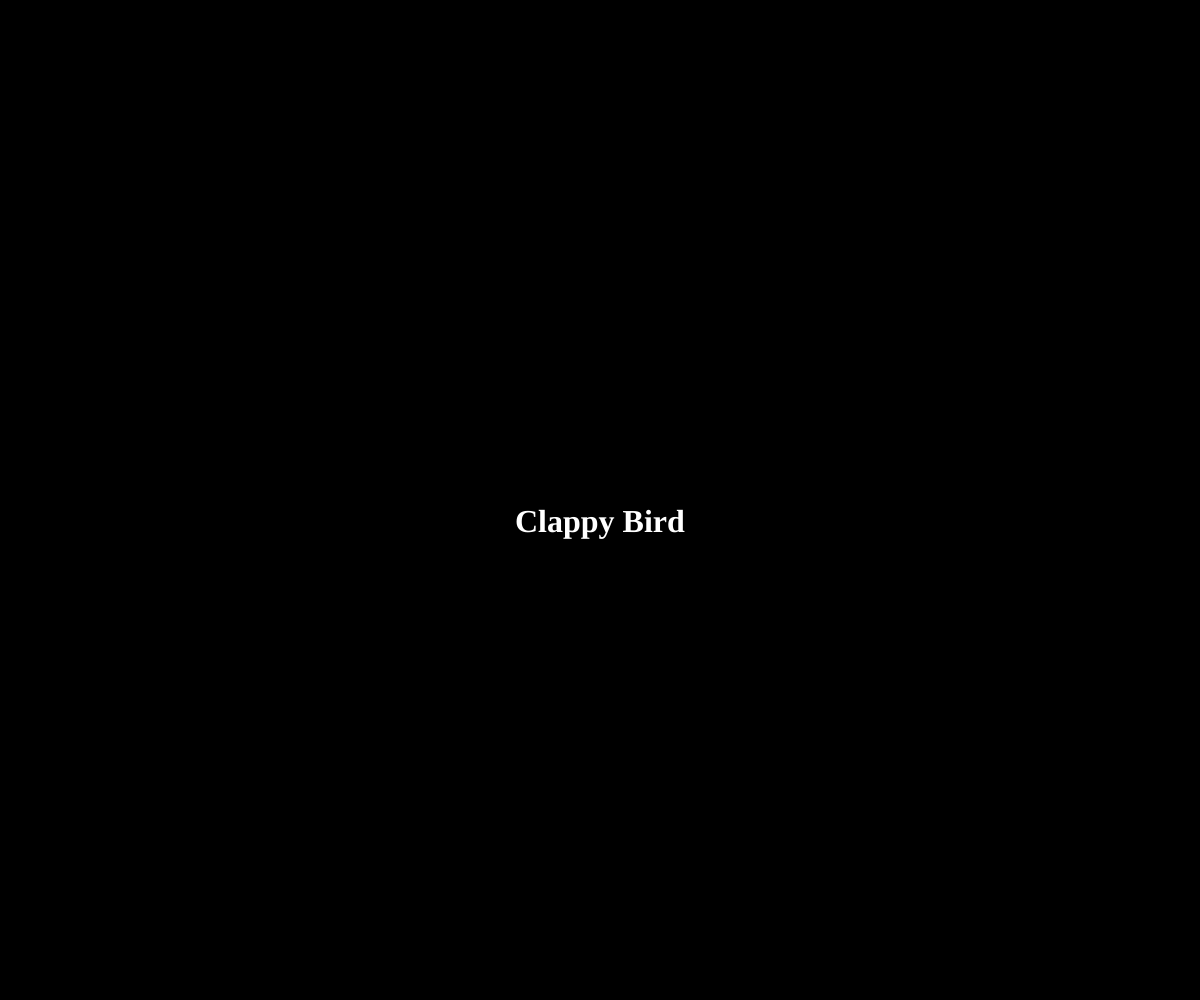
Frame 1 (no input)
Frame 60 (no input): identical to frame 1, image omitted
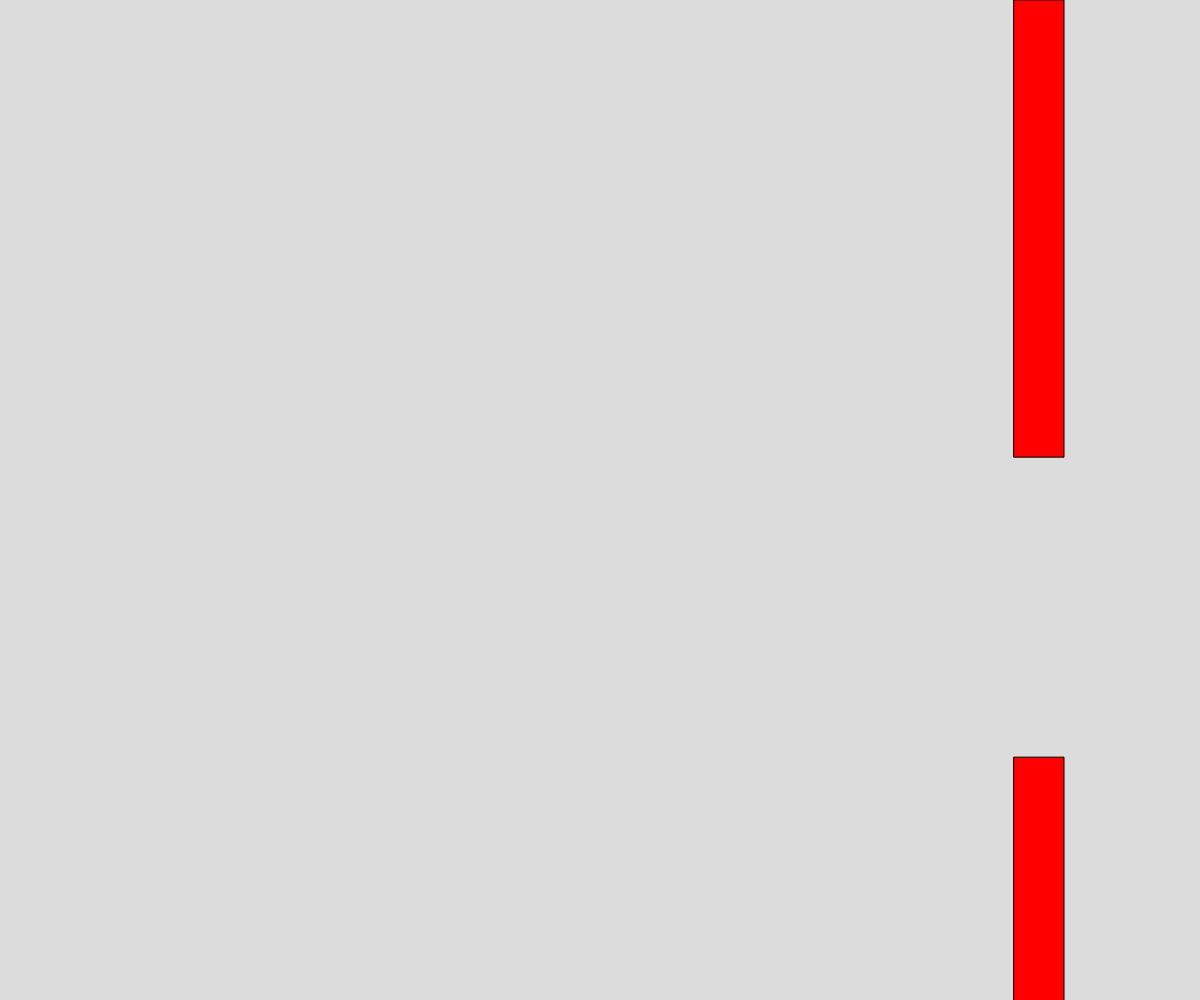
Frame 120 (the mouse pressed at the canvas centre since frame 60)

The p5.js sketch that drew these frames (run headless with seeded random() and noise() and a simulated clock; from frame 60 on, the mouse is pressed at the canvas centre):

// p5.js sketch
// ── sketch.js
let isStarted = false;
let score = 0;
let walls = [];
let player;
let maxVelocity = 25;
let initialJumpForce = 20;
let jumpForce = 15;
let gravity = 1.2;
let isDead = false;
let gap = 3;
let wallSpeed = 6;

function setup() {
  frameRate(60)
  let cnv = createCanvas(windowWidth,windowHeight)
    player = {
    x:windowWidth/10,
    y:windowHeight/2,
    velocity:0,
    size:50
  }
  background("black")
  startText = createElement("h1","Clappy Bird")
  startText.style("color","white")
  startText.center()
}

function createWall(){
  tempHeightTop = random(windowHeight/10,windowHeight/10*(9-gap))
  tempYBot = tempHeightTop+windowHeight/10*gap
  walls.push({
    topX:windowWidth,
    topY:0,
    topWidth:50,
    topHeight:tempHeightTop,
    bottomX:windowWidth,
    bottomY:tempYBot,
    bottomWidth:50,
    bottomHeight:windowHeight
  })
}

function keyPressed(){
  if(key==" "&&isStarted){
    if(player.velocity<-5){
      player.velocity = constrain(player.velocity-jumpForce,-maxVelocity,maxVelocity)
    }
    else{
      player.velocity = -initialJumpForce
    }
  }
}

function draw() {
  if(mouseIsPressed){
    isStarted = true
    startText.hide()
  }

  if(isStarted){
    background(220);
    fill("red")
    player.velocity = constrain(player.velocity + gravity,-maxVelocity,maxVelocity)
    player.y = player.y + player.velocity
    
    if(player.y > windowHeight || player.y < 0){
      isDead = true;
    }

    if(isDead == true){

    }

    ellipse(player.x, player.y, player.size)
    
    if(frameCount%90==0 && isStarted){
      createWall()
    }
    for(i in walls){
      walls[i].topX = walls[i].topX -wallSpeed
      walls[i].bottomX = walls[i].bottomX -wallSpeed
      rect(walls[i].topX, walls[i].topY, walls[i].topWidth, walls[i].topHeight)
      rect(walls[i].bottomX, walls[i].bottomY, walls[i].bottomWidth, walls[i].bottomHeight)
      
      if(walls[i].topX-player.x < player.size && walls[i].topX > player.x-player.size && ((walls[i].topHeight+player.size/2)-player.y >  0 || (walls[i].bottomY-player.size/2)-player.y < 0)){
        isDead = true;
        console.log("hit")
      }
    }
  }
}
